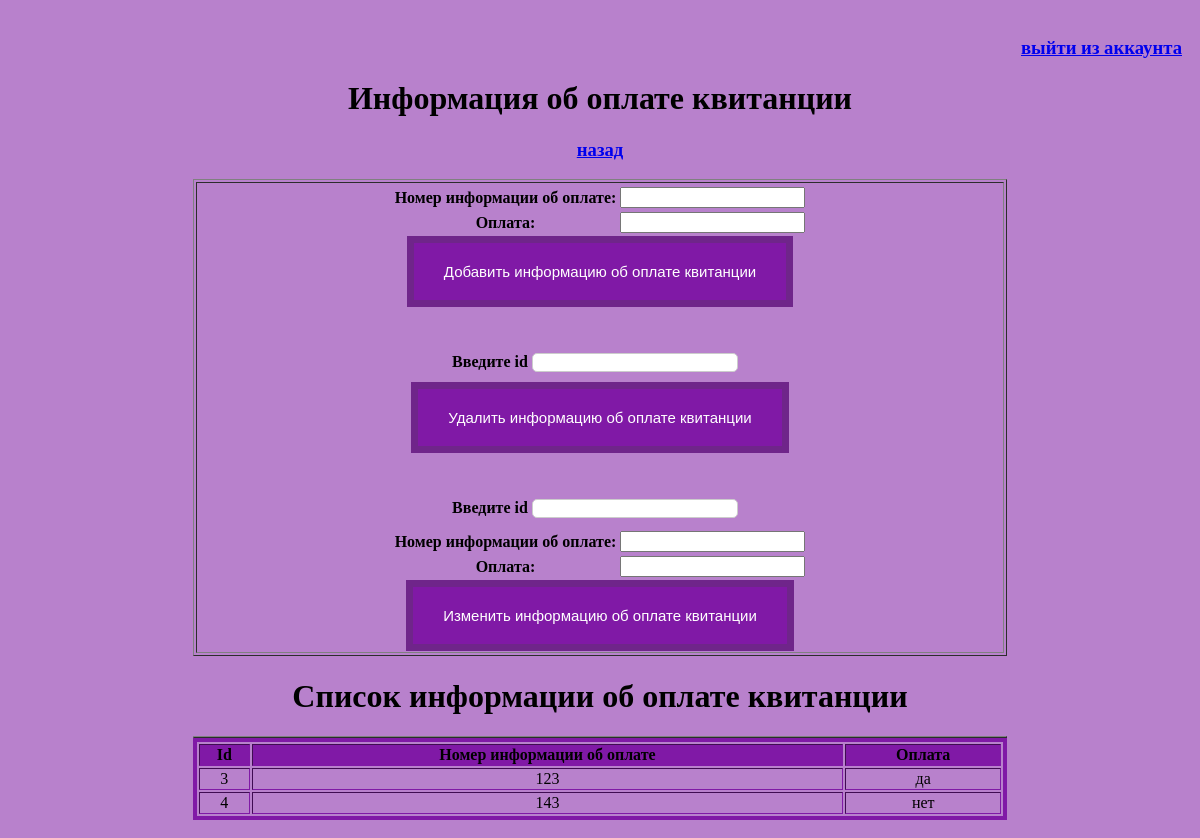
/paid/, run on the app's committed database.
### LDCCompany/models.py (models this page shows)
class paid_receipt(models.Model):
    id_receipt = models.IntegerField()
    payment = models.CharField(max_length=45)
    objects = models.Manager()

### LDCCompany/views.py (the view)
# urls.py: path('paid/', views.index_paid_receipt, name='paid'),
def index_paid_receipt(request):
    form_pr = AddPaid()
    data = paid_receipt.objects.all()
    return render(request, "LDCCompany/Template_Paid.html", {"form":form_pr, "data_show":data})

### LDCCompany/forms.py
class AddPaid(forms.Form):
    id_receipt = forms.IntegerField(label="Номер информации об оплате")
    payment = forms.CharField(label="Оплата")

### templates/LDCCompany/Template_paid.html (shortened to what this page needs)
<!DOCTYPE html>
<html lang="en">
<head>
</head>
<body>
<div id="header" >
        <h3 align="right"><a href="/admin/logout/">выйти из аккаунта</a></h3>
        <h1 align="center">Информация об оплате квитанции</h1>
        <h3 align="center"><a href = "{% url 'home' %}">назад</a></h3>
</div>
<table border="1" width="70%" align="center">
    <tr>
        <th align="center" width="50%">
    <form method="POST" action="addpr/">
        <table>
            {{ form }}
        </table>
        <input class = "button" type="submit" value="Добавить информацию об оплате квитанции">
    </form>
    <br>
    <br>
    <form method="POST" action="delpr/">
        <label>Введите id</label>
        <input class = "myfield" type= "number" name="delname"><br>
        <input class = "button" type= "submit" value="Удалить информацию об оплате квитанции">
    </form>
    <br>
    <br>
    <form method="POST" action="uppr/">
        <label>Введите id</label>
        <input class="myfield" type= "number" name="upname"><br>
        <table>
            {{ form }}
        </table>
        <input class = "button" type= "submit" value="Изменить информацию об оплате квитанции">
    </form>
</table>
    <tr>
        <th align="center" width="50%">
        <h1 align="center"> Список информации об оплате квитанции</h1>
     <table border="1" width="70%" align="center">
    <form method="POST" action="show/">
        <table id='b' border=1 width="70%" align="center">
            <tr align="center" bgcolor="#8019a6">
                <th>Id</th>
                <th>Номер информации об оплате</th>
                <th>Оплата</th>
            </tr>
        {% for i in data_show %}
            <tr align="center">
                <td>{{ i.id }}</td>
                <td>{{ i.id_receipt }}</td>
                <td>{{ i.payment }}</td>
            </tr>
        {% endfor %}
        </table>
    </form>
</th>
    </tr>
</body>
</html>

### templates/LDCCompany/Template_paid.html (style rules this page uses)
.myfield { border:1px solid #ccc; border-radius:5px; height:15px; width:200px; margin: 10px 10px 10px 0; text-align: center; }
.button { background-color: #8019a6; border: 7px solid #6f258a; color: white; padding: 20px 30px; text-align: center; text-decoration: none; display: inline-block; font-size: 15px; }
body { background: #b881cc ; padding: 10px; background-repeat: no-repeat; }
label { font-family: Times New Roman; }
td { font-family: Calibri; }
th { font-family: Calibri; }
#b { border: 4px solid #8019a6; }

### data on the page
paid_receipt: id "3", id_receipt "123", payment "да"
paid_receipt: id "4", id_receipt "143", payment "нет"
